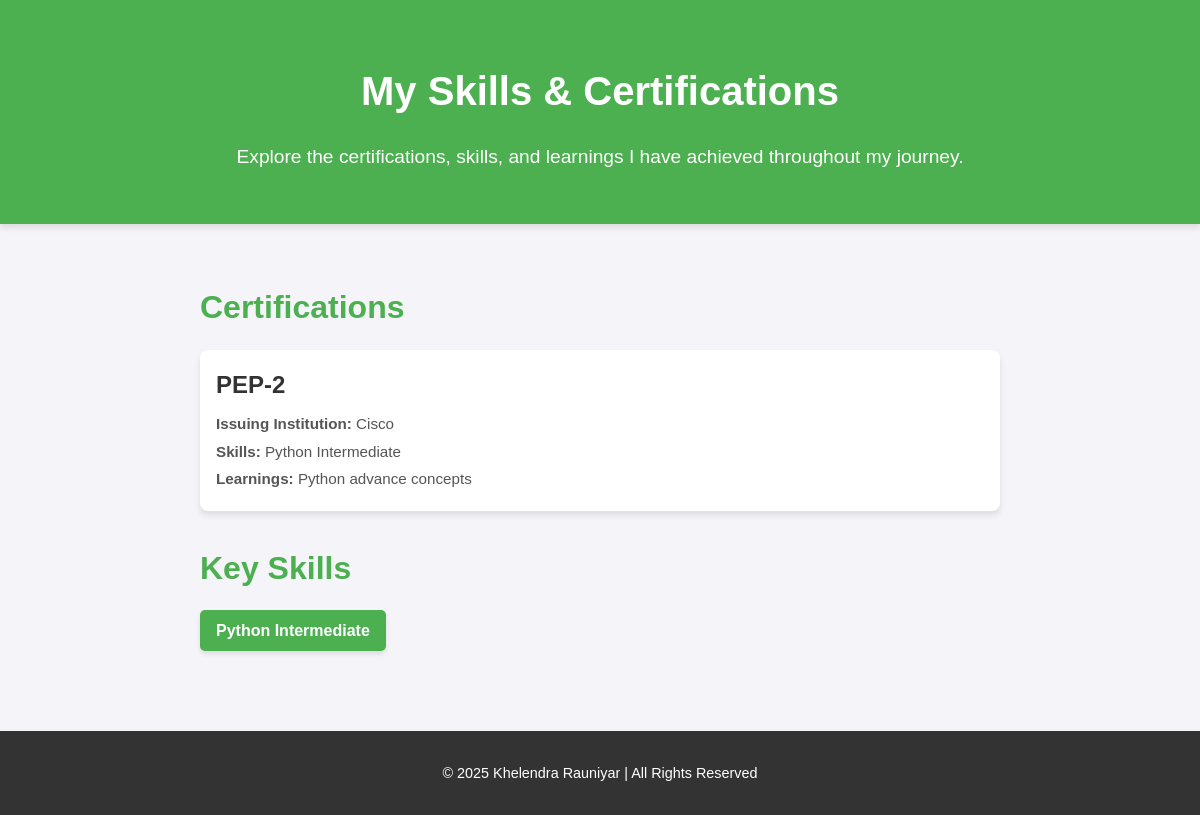
/skills, run on the app's committed database.
### tables this page shows
CREATE TABLE certificates (
                        id INTEGER PRIMARY KEY AUTOINCREMENT,
                        certificate_name TEXT NOT NULL,
                        skills TEXT NOT NULL,
                        institution TEXT NOT NULL,
                        learnings TEXT NOT NULL
                    );

### app.py (the view)
@app.route('/skills')
def skills():
    conn = sqlite3.connect('portfolio.db')
    cursor = conn.cursor()
    cursor.execute('SELECT certificate_name, skills, institution, learnings FROM certificates')
    certificates = cursor.fetchall()
    conn.close()
    return render_template('skills.html', certificates=certificates)

### templates/skills.html (shortened to what this page needs)
<!DOCTYPE html>
<html lang="en">
<head>
    <link rel="stylesheet" href="/static/css/skills.css">
</head>
<body>
    <header class="header">
        <div class="container">
            <h1>My Skills & Certifications</h1>
            <p>Explore the certifications, skills, and learnings I have achieved throughout my journey.</p>
        </div>
    </header>
    <main class="content">
        <section class="certifications">
            <h2>Certifications</h2>
            <div class="cert-list">
                {% for cert in certificates %}
                <div class="cert-card">
                    <h3>{{ cert[0] }}</h3>
                    <p><strong>Issuing Institution:</strong> {{ cert[2] }}</p>
                    <p><strong>Skills:</strong> {{ cert[1] }}</p>
                    <p><strong>Learnings:</strong> {{ cert[3] }}</p>
                </div>
                {% endfor %}
            </div>
        </section>
        <section class="skills">
            <h2>Key Skills</h2>
            <ul class="skill-list">
                {% for cert in certificates %}
                {% for skill in cert[1].split(',') %}
                <li>{{ skill.strip() }}</li>
                {% endfor %}
                {% endfor %}
            </ul>
        </section>
    </main>
    <footer class="footer">
        <p>© 2025 Khelendra Rauniyar | All Rights Reserved</p>
    </footer>
</body>
</html>

### static/css/skills.css (style rules this page uses)
body { margin: 0; font-family: 'Arial', sans-serif; line-height: 1.6; background-color: #f4f4f9; color: #333; }
.header { background-color: #4caf50; color: white; padding: 2rem 1rem; text-align: center; box-shadow: 0 4px 6px rgba(0, 0, 0, 0.1); }
.header h1 { font-size: 2.5rem; margin-bottom: 0.5rem; }
.header p { font-size: 1.2rem; }
.content { padding: 2rem 1rem; max-width: 800px; margin: 0 auto; }
.certifications { margin-bottom: 2rem; }
.certifications h2 { font-size: 2rem; color: #4caf50; margin-bottom: 1rem; }
.cert-list { display: grid; grid-template-columns: 1fr; gap: 1rem; }
.cert-card { background-color: #fff; padding: 1rem; border-radius: 8px; box-shadow: 0 4px 6px rgba(0, 0, 0, 0.1); transition: transform 0.3s, box-shadow 0.3s; }
.cert-card h3 { margin: 0 0 0.5rem 0; font-size: 1.5rem; color: #333; }
.cert-card p { margin: 0.2rem 0; font-size: 0.95rem; color: #555; }
.skills h2 { font-size: 2rem; color: #4caf50; margin-bottom: 1rem; }
.skill-list { list-style: none; padding: 0; display: flex; flex-wrap: wrap; gap: 0.5rem; }
.skill-list li { background-color: #4caf50; color: white; padding: 0.5rem 1rem; border-radius: 5px; font-size: 1rem; font-weight: bold; box-shadow: 0 3px 5px rgba(0, 0, 0, 0.1); }
.footer { background-color: #333; color: white; text-align: center; padding: 1rem 0; margin-top: 2rem; font-size: 0.9rem; }

### data on the page
certificates: certificate_name "PEP-2", institution "Cisco", skills "Python Intermediate", learnings "Python advance concepts", strip "Python Intermediate"
